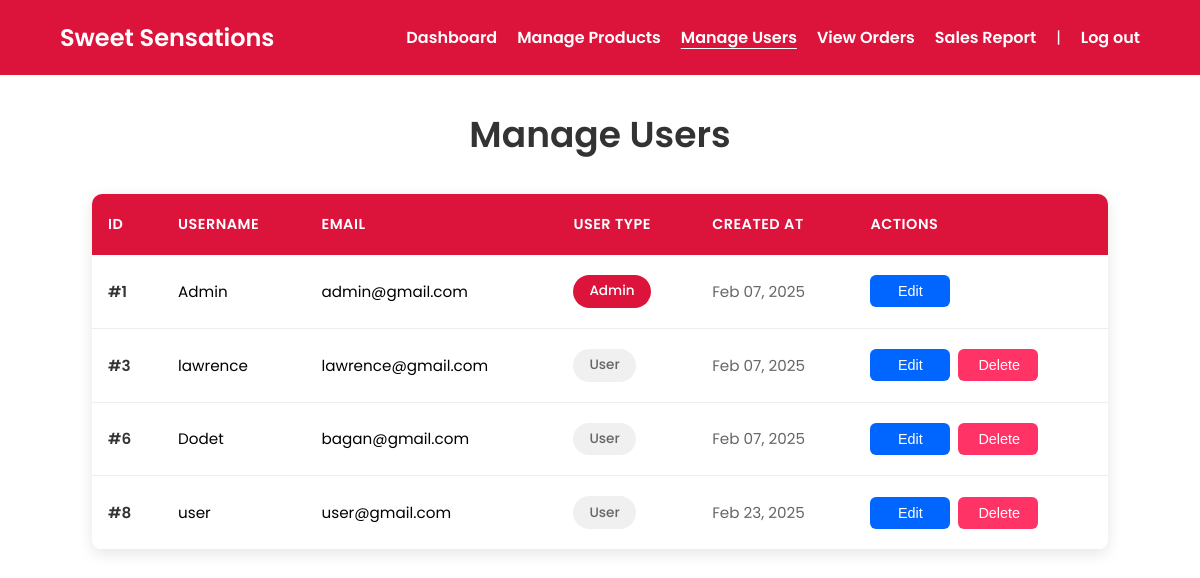
The app's page /pages/manage_users.php (signed in) with its own data.
### tables this page shows
CREATE TABLE `users` (
  `id` int(11) NOT NULL,
  `username` varchar(50) NOT NULL,
  `email` varchar(100) NOT NULL,
  `password` varchar(255) NOT NULL,
  `user_type` enum('admin','user') DEFAULT 'user',
  `created_at` timestamp NOT NULL DEFAULT current_timestamp()
);

### pages/manage_users.php (the view, shortened to what this page needs)
<?php
require_once '../includes/db_connection.php';
$sql = "SELECT id, username, email, user_type, created_at FROM users";
$result = $conn->query($sql);
$users = $result->fetch_all(MYSQLI_ASSOC);
?>
<!DOCTYPE html>
<html lang="en">
<head>
    <link rel="stylesheet" href="../assets/css/style.css">
</head>
<body>
    <?php include '../components/admin_header.php'; ?>
    <div class="container">
        <h1>Manage Users</h1>
        <table class="user-table">
            <thead>
                <tr>
                    <th>ID</th>
                    <th>Username</th>
                    <th>Email</th>
                    <th>User Type</th>
                    <th>Created At</th>
                    <th>Actions</th>
                </tr>
            </thead>
            <tbody>
                <?php foreach ($users as $user): ?>
                    <tr>
                        <td class="id-column">#<?php echo htmlspecialchars($user['id']); ?></td>
                        <td><?php echo htmlspecialchars($user['username']); ?></td>
                        <td><?php echo htmlspecialchars($user['email']); ?></td>
                        <td>
                            <span class="user-type <?php echo strtolower($user['user_type']); ?>">
                                <?php echo htmlspecialchars($user['user_type']); ?>
                            </span>
                        </td>
                        <td class="date-cell">
                            <?php echo date('M d, Y', strtotime($user['created_at'])); ?>
                        </td>
                        <td>
                            <div class="actions-cell">
                                <button onclick="openEditModal(<?php echo htmlspecialchars(json_encode($user)); ?>)"
                                    class="btn btn-edit">Edit</button>
                                <?php if ($user['id'] !== $_SESSION['user_id']): ?>
                                    <button onclick="openDeleteModal(<?php echo $user['id']; ?>)"
                                        class="btn btn-delete">Delete</button>
                                <?php endif; ?>
                            </div>
                        </td>
                    </tr>
                <?php endforeach; ?>
            </tbody>
        </table>
    </div>
</body>
</html>

### assets/css/style.css (style rules this page uses)
* { margin: 0; padding: 0; box-sizing: border-box; }
body { font-family: "Poppins", sans-serif; }
.container { width: 90%; margin: 0 auto; }
button { width: 100%; padding: 10px; background-color: #DC143C; color: #fff; border: none; border-radius: 4px; cursor: pointer; font-size: 16px; }

### pages/manage_users.php (style rules this page uses)
.container { max-width: 1200px; margin: 2rem auto; padding: 0 2rem; }
.user-table { width: 100%; border-collapse: separate; border-spacing: 0; background: #fff; border-radius: 10px; overflow: hidden; box-shadow: 0 4px 15px rgba(0, 0, 0, 0.1); margin-top: 2rem; }
.user-table thead { background-color: #DC143C; }
.user-table th { padding: 1.25rem 1rem; text-align: left; font-weight: 600; color: white; text-transform: uppercase; font-size: 0.9rem; letter-spacing: 0.5px; }
.user-table td { padding: 1.25rem 1rem; border-bottom: 1px solid #eee; font-size: 0.95rem; }
.user-type { padding: 0.4rem 1rem; border-radius: 25px; font-size: 0.85rem; font-weight: 500; text-transform: capitalize; display: inline-block; }
.user-type.admin { background-color: #DC143C; color: white; }
.user-type.user { background-color: #f0f0f0; color: #666; }
.btn { padding: 0.5rem 1.25rem; border-radius: 6px; font-weight: 500; text-decoration: none; display: inline-block; border: none; cursor: pointer; transition: all 0.2s ease; font-size: 0.9rem; width: 80px; text-align: center; }
.actions-cell { display: flex; justify-content: flex-start; gap: 0.5rem; }
.btn-edit { background-color: #0066ff; color: white; }
.btn-delete { background-color: #ff3366; color: white; }
h1 { color: #333; font-size: 2.25rem; margin-bottom: 2rem; text-align: center; font-weight: 600; }
.date-cell { color: #666; font-size: 0.9rem; }
.id-column { font-weight: 600; color: #333; }
.user-table { -webkit-overflow-scrolling: touch; scrollbar-width: thin; }

### records on screen
users: id "1", username "Admin", email "admin@gmail.com", user_type "Admin", created_at "Feb 07, 2025"
users: id "3", username "lawrence", email "lawrence@gmail.com", user_type "User", created_at "Feb 07, 2025"
users: id "6", username "Dodet", email "bagan@gmail.com", user_type "User", created_at "Feb 07, 2025"
users: id "8", username "user", email "user@gmail.com", user_type "User", created_at "Feb 23, 2025"
